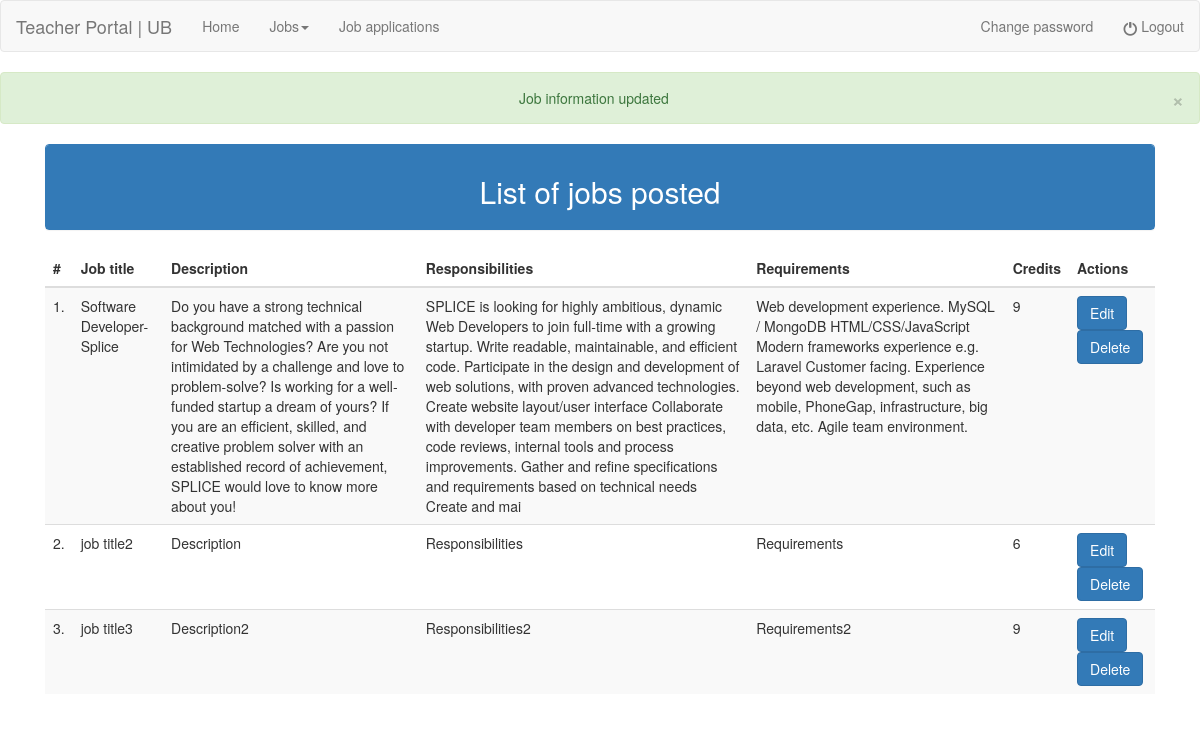
/teacher_view_job.php?q=3 (signed in), run on the app's committed database.
### tables this page shows
CREATE TABLE `job_info` (
  `id` int(10) NOT NULL,
  `job_title` varchar(50) NOT NULL,
  `description` varchar(500) NOT NULL,
  `responsibilities` varchar(500) NOT NULL,
  `requirements` varchar(500) NOT NULL,
  `credits` varchar(50) NOT NULL,
  `teacher_id` int(10) NOT NULL,
  `created_on` datetime NOT NULL,
  `last_updated` datetime NOT NULL
);

### teacher_view_job.php (the view, shortened to what this page needs)
<?php
include "teacher_header.php";
include "connection.php";
$email=$_SESSION['email'];
$query3="select id from teacher_accounts where email='$email'";
$res3=mysqli_query($conn,$query3);
$row3=mysqli_fetch_array($res3);
$teacher_id=$row3[0];
$query="select * from job_info where teacher_id='$teacher_id'";
$result=mysqli_query($conn,$query);
if(isset($_REQUEST['q'])) {
        ?>
        <?php
    if ($_REQUEST['q'] == 3) {
        ?>
        <div class="alert alert-success">
            <button type="button" class="close" data-dismiss="alert">&times;</button>
            <center>Job information updated</center>
        </div>
        <?php
    }
        ?>
        <?php
}
?>
<!doctype>
<html>
<head>
</head>
<body>
    <div class="container" >
        <div class="col-md-12">
            <div class="panel panel-primary">
                <div class="panel-heading">
                    <?php
                    if(mysqli_num_rows($result)== 0){
                    ?>
                        <center><h2>No jobs posted</h2></center>
                        </div></div></div></div>
                        </body></html>
                    <?php
                    }
                    else{
                    ?>
                    <center><h2>List of jobs posted</h2></center>
                </div>
            </div>
            <div class="table-responsive">
            <table class="table table-striped">
                <thead>
                    <tr>
                        <th>#</th>
                        <th>Job title</th>
                        <th>Description</th>
                        <th>Responsibilities</th>
                        <th>Requirements</th>
                        <th>Credits</th>
                        <th>Actions</th>
                    </tr>
                </thead>
                <tbody>
                    <?php
                        $count=1;
                        while($row=mysqli_fetch_array($result)){
                    ?>
                    <tr>
                        <td><?php echo $count."." ?></td>
                        <td><?php echo $row[1] ?></td>
                        <td><?php echo $row[2] ?></td>
                        <td><?php echo $row[3] ?></td>
                        <td><?php echo $row[4] ?></td>
                        <td><?php echo $row[5] ?></td>
						<td>
							<button onclick="location.href='teacher_edit_job.php?job_title=<?php echo $row[1] ?>'"class="btn btn-primary btn-md">Edit</button>
							<button data-toggle="modal" data-target="#myModal" data-id="<?php echo $row[0] ?>" class="open-modal btn btn-primary btn-md">Delete</button>
						</td>
                    </tr>
                    <?php
                    $count++;
                    }
                    ?>
                </tbody>
            </table>
            </div>
        </div>
    </div>
</body>
</html>
<?php
} ?>

### data on the page
job_info: job_title "Software Developer- Splice", description "Do you have a strong technical background matched with a passion for Web Technologies? Are you not intimidated by a challenge and love to problem-solve? Is working for a well-funded startup a dream of yours? If you are an efficient, skilled, and creative problem solver with an established record of achievement, SPLICE would love to know more about you!", responsibilities "SPLICE is looking for highly ambitious, dynamic Web Developers to join full-time with a growing startup. Write readable, maintainable, and efficient code. Participate in the design and development of web solutions, with proven advanced technologies. Create website layout/user interface Collaborate with developer team members on best practices, code reviews, internal tools and process improvements. Gather and refine specifications and requirements based on technical needs Create and mai", requirements "Web development experience. MySQL / MongoDB HTML/CSS/JavaScript Modern frameworks experience e.g. Laravel Customer facing. Experience beyond web development, such as mobile, PhoneGap, infrastructure, big data, etc. Agile team environment.", credits "9"
job_info: job_title "job title2", description "Description", responsibilities "Responsibilities", requirements "Requirements", credits "6"
job_info: job_title "job title3", description "Description2", responsibilities "Responsibilities2", requirements "Requirements2", credits "9"
